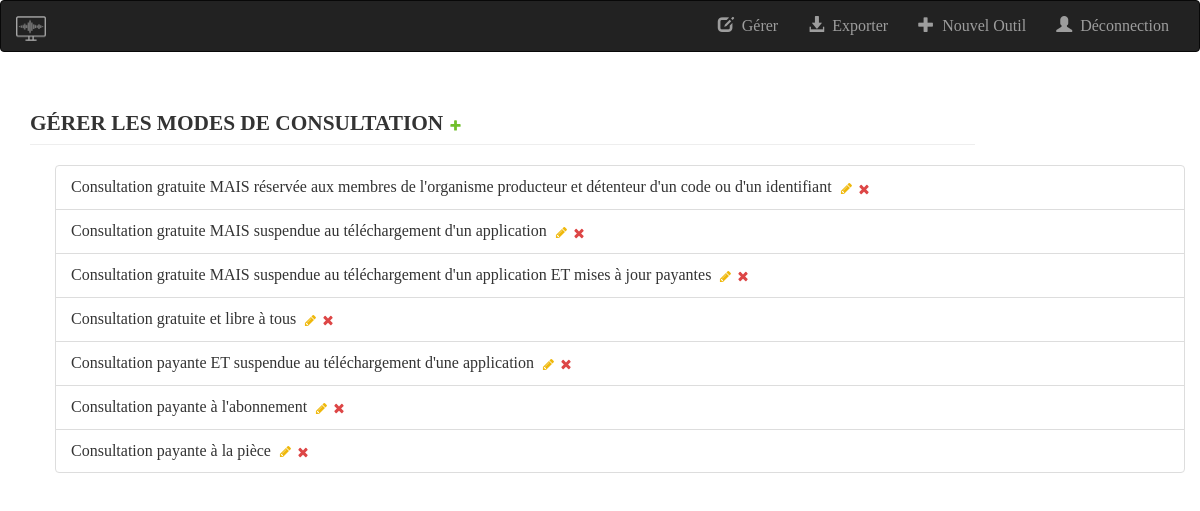
The app's page /gerer_modeconsultation/ (signed in), older data.
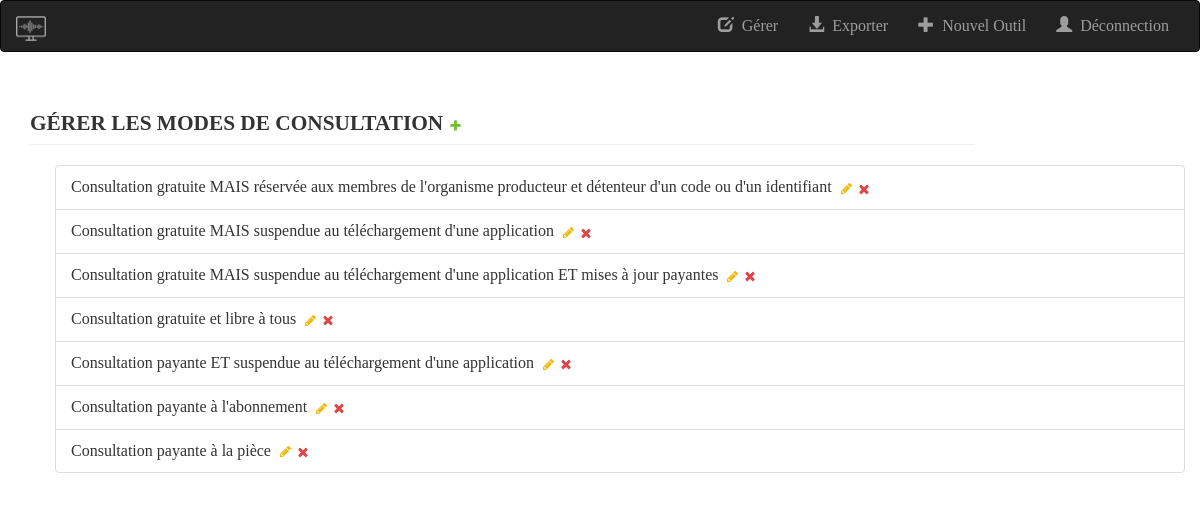
The same page, newer data.
### bdmultimedia/models.py (models this page shows, shortened)
@python_2_unicode_compatible
class ModeConsultation(models.Model):
    nom = models.CharField(max_length=200, unique=True)
    class Meta:
        verbose_name = "Mode de consultation offert au public"
        verbose_name_plural = "Modes de consultation offerts au public"

### bdmultimedia/views.py (the view)
# urls.py: url(r'^gerer_modeconsultation/$', views.GererModeConsultation.as_view(), name='gerer_modeConsultation'),
class GererModeConsultation(generic.ListView):
    model = ModeConsultation
    template_name = 'gerer_modeConsultation.html'
    context_object_name = 'all_modeConsultation'
    liste = ModeConsultation.objects.order_by('nom')
    def get_queryset(self):
        return GererModeConsultation.liste

### bdmultimedia/Templates/gerer_modeConsultation.html (shortened to what this page needs)
{% extends "base.html" %}
{% load staticfiles %}
{% load bootstrap_tags %}
{% block body %}
    <div class="container-fluid">
        <div class="col-md-10">
            <h3 class="page-header">
                Gérer les modes de consultation
                {% if user.is_authenticated %}
                     <a class="related-widget-wrapper-link add-related" id="add_id_mode_consultation"
                        href="JavaScript:newPopup('/admin/bdmultimedia/modeconsultation/add/?_to_field=id&amp;_popup=1');"
                        title="Ajouter un autre mode de consultation">
                        <img src="/static/media/icon-addlink.svg" alt="Ajouter"/>
                    </a>
                {% endif %}
            </h3>
        </div>
    </div>
<div class="container-fluid">
    <ul>
        {% for modeConsultation in all_modeConsultation %}
            <li class="list-group-item"> {{ modeConsultation.nom }}&nbsp;
                {% if user.is_authenticated %}
                    <a class="related-widget-wrapper-link add-related" id="change_id_mode_consultation"
                        href="JavaScript:newPopup('/admin/bdmultimedia/modeconsultation/{{ modeConsultation.id }}/change/?_to_field=id&_popup=1');"
                        title="Modifier le mode de consultation">
                        <img src="/static/media/icon-changelink.svg" alt="Modifier"/>
                    </a>
                    <a class="related-widget-wrapper-link add-related" id="delete_id_mode_consultation"
                        href="JavaScript:newPopup('/admin/bdmultimedia/modeconsultation/{{ modeConsultation.id }}/delete/?_to_field=id&_popup=1');"
                        title="Suprimer le mode de consultation">
                        <img src="/static/media/icon-deletelink.svg" alt="Suprimer"/>
                    </a>
                {% endif %}
            </li>
        {% endfor %}
    </ul>
</div>
{% endblock %}

Row changes from the older to the newer data that the page shows:
changed ModeConsultation: nom "Consultation gratuite MAIS suspendue au téléchargement d'un application" → "Consultation gratuite MAIS suspendue au téléchargement d'une application"
changed ModeConsultation: nom "Consultation gratuite MAIS suspendue au téléchargement d'un application ET mises à jour payantes" → "Consultation gratuite MAIS suspendue au téléchargement d'une application ET mises à jour payantes"
